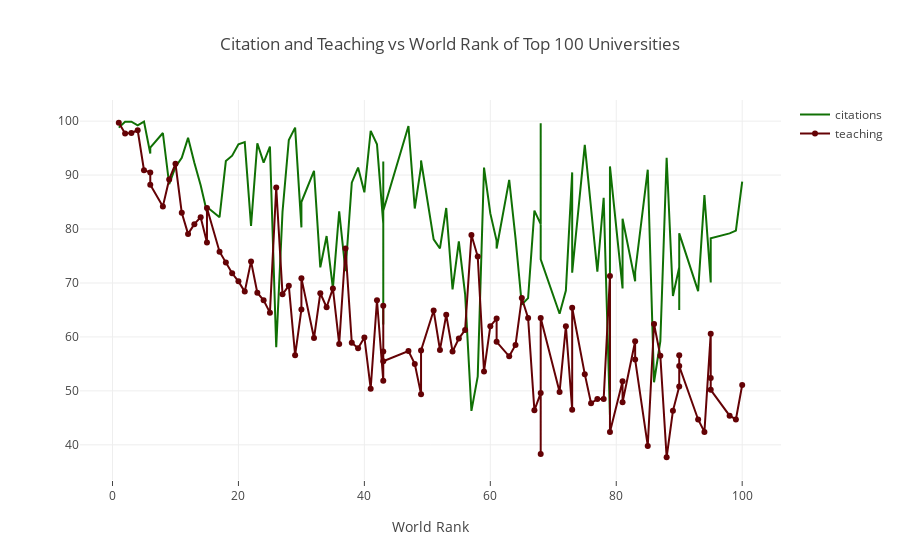

Notebook code for this chart:
### Markdown cell above
**LINE CHARTS**

### Code cell
df=timesData.iloc[:100:]

import plotly.graph_objs as go

trace1= go.Scatter(
                    x=df.world_rank,
                    y=df.citations,
                    mode="lines",
                    name="citations",
                    marker=dict(color='rgb(16,112,4,0.8)'),
                    text=df.university_name
                    )

trace2 = go.Scatter(
                    x=df.world_rank,
                    y=df.teaching,
                    mode="lines+markers",
                    name="teaching",
                    marker=dict(color='rgb(100,2,5,0.5)'),
                    text=df.university_name
                    )

data=[trace1,trace2]#liste
layout=dict(title='Citation and Teaching vs World Rank of Top 100 Universities',xaxis=dict(title='World Rank',ticklen=5,zeroline=False))
fig=dict(data=data,layout=layout)
iplot(fig)

### Figure 1 — Plotly figure (JSON) as saved in the notebook; plotly's stock layout.template omitted (floating-point values rounded to 4 significant figures)
{"data": [{"marker": {"color": "rgb(16,112,4,0.8)"}, "mode": "lines", "name": "citations", "text": ["Harvard University", "California Institute of Technology", "Massachusetts Institute of Technology", "Stanford University", "Princeton University", "University of Cambridge", "University of Oxford", "University of California, Berkeley", "Imperial College London", "Yale University", "University of California, Los Angeles", "University of Chicago", "Johns Hopkins University", "Cornell University", "ETH Zurich – Swiss Federal Institute of Technology Zurich", "University of Michigan", "University of Toronto", "Columbia University", "University of Pennsylvania", "Carnegie Mellon University", "University of Hong Kong", "University College London", "University of Washington", "Duke University", "Northwestern University", "University of Tokyo", "Georgia Institute of Technology", "Pohang University of Science and Technology", "University of California, Santa Barbara", "University of British Columbia", "University of North Carolina at Chapel Hill", "University of California, San Diego", "University of Illinois at Urbana-Champaign", "National University of Singapore", "McGill University", "University of Melbourne", "Peking University", "Washington University in St Louis", "École Polytechnique", "University of Edinburgh", "Hong Kong University of Science and Technology", "École Normale Supérieure", "Australian National University", "Karolinska Institute", "University of Göttingen", "University of Wisconsin", "Rice University", "École Polytechnique Fédérale de Lausanne", "University of California, Irvine", "University of Science and Technology of China", "Vanderbilt University", "University of Minnesota", "Tufts University", "University of California, Davis", "Brown University", "University of Massachusetts", "Kyoto University", "Tsinghua University", "Boston University", "New York University", "Emory University", "LMU Munich", "University of Notre Dame", "University of Pittsburgh", "Case Western Reserve University", "Ohio State University", "University of Colorado Boulder", "University of Bristol", "University of California, Santa Cruz", "Yeshiva University", "University of Sydney", "University of Virginia", "University of Adelaide", "University of Southern California", "William & Mary", "Trinity College Dublin", "King’s College London", "Stony Brook University", "Korea Advanced Institute of Science and Technology (KAIST)", "University of Sussex", "The University of Queensland", "University of York", "Heidelberg University", "University of Utah", "Durham University", "London School of Economics and Political Science", "University of Manchester", "Royal Holloway, University of London", "Lund University", "University of Southampton", "University of Zurich", "Wake Forest University", "McMaster University", "University College Dublin", "George Washington University", "University of Arizona", "University of Basel", "University of Maryland, College Park", "Dartmouth College", "École Normale Supérieure de Lyon"], "type": "scatter", "uid": "c77837fc-8b74-4511-aae4-594947cd95b9", "x": ["1", "2", "3", "4", "5", "6", "6", "8", "9", "10", "11", "12", "13", "14", "15", "15", "17", "18", "19", "20", "21", "22", "23", "24", "25", "26", "27", "28", "29", "30", "30", "32", "33", "34", "35", "36", "37", "38", "39", "40", "41", "42", "43", "43", "43", "43", "47", "48", "49", "49", "51", "52", "53", "54", "55", "56", "57", "58", "59", "60", "61", "61", "63", "64", "65", "66", "67", "68", "68", "68", "71", "72", "73", "73", "75", "76", "77", "78", "79", "79", "81", "81", "83", "83", "85", "86", "87", "88", "89", "90", "90", "90", "93", "94", "95", "95", "95", "98", "99", "100"], "y": [98.8, 99.9, 99.9, 99.2, 99.9, 94, 95.1, 97.8, 88.3, 91.5, 93.2, 96.9, 92.3, 88.1, 83.1, 84.1, 82.2, 92.6, 93.6, 95.7, 96.1, 80.6, 95.9, 92.3, 95.3, 58.1, 83.2, 96.5, 98.8, 80.3, 85, 90.8, 72.9, 78.7, 69, 83.3, 72.2, 88.6, 91.4, 86.8, 98.2, 95.7, 81, 62.3, 92.5, 83.4, 99.1, 83.8, 91.6, 92.7, 78.1, 76.4, 83.9, 68.8, 77.7, 67.9, 46.3, 52.7, 91.4, 82.9, 77.8, 76.4, 89.1, 78.3, 66, 67.2, 83.4, 80.9, 99.6, 74.4, 64.3, 68.6, 90.5, 71.9, 95.6, 84.4, 72.1, 85.8, 45.5, 91.6, 69, 81.9, 70.3, 72, 91, 51.6, 59.2, 93.2, 67.6, 72.9, 65, 79.2, 68.5, 86.3, 70.2, 70.1, 78.3, 79.2, 79.7, 88.8]}, {"marker": {"color": "rgb(100,2,5,0.5)"}, "mode": "lines+markers", "name": "teaching", "text": ["Harvard University", "California Institute of Technology", "Massachusetts Institute of Technology", "Stanford University", "Princeton University", "University of Cambridge", "University of Oxford", "University of California, Berkeley", "Imperial College London", "Yale University", "University of California, Los Angeles", "University of Chicago", "Johns Hopkins University", "Cornell University", "ETH Zurich – Swiss Federal Institute of Technology Zurich", "University of Michigan", "University of Toronto", "Columbia University", "University of Pennsylvania", "Carnegie Mellon University", "University of Hong Kong", "University College London", "University of Washington", "Duke University", "Northwestern University", "University of Tokyo", "Georgia Institute of Technology", "Pohang University of Science and Technology", "University of California, Santa Barbara", "University of British Columbia", "University of North Carolina at Chapel Hill", "University of California, San Diego", "University of Illinois at Urbana-Champaign", "National University of Singapore", "McGill University", "University of Melbourne", "Peking University", "Washington University in St Louis", "École Polytechnique", "University of Edinburgh", "Hong Kong University of Science and Technology", "École Normale Supérieure", "Australian National University", "Karolinska Institute", "University of Göttingen", "University of Wisconsin", "Rice University", "École Polytechnique Fédérale de Lausanne", "University of California, Irvine", "University of Science and Technology of China", "Vanderbilt University", "University of Minnesota", "Tufts University", "University of California, Davis", "Brown University", "University of Massachusetts", "Kyoto University", "Tsinghua University", "Boston University", "New York University", "Emory University", "LMU Munich", "University of Notre Dame", "University of Pittsburgh", "Case Western Reserve University", "Ohio State University", "University of Colorado Boulder", "University of Bristol", "University of California, Santa Cruz", "Yeshiva University", "University of Sydney", "University of Virginia", "University of Adelaide", "University of Southern California", "William & Mary", "Trinity College Dublin", "King’s College London", "Stony Brook University", "Korea Advanced Institute of Science and Technology (KAIST)", "University of Sussex", "The University of Queensland", "University of York", "Heidelberg University", "University of Utah", "Durham University", "London School of Economics and Political Science", "University of Manchester", "Royal Holloway, University of London", "Lund University", "University of Southampton", "University of Zurich", "Wake Forest University", "McMaster University", "University College Dublin", "George Washington University", "University of Arizona", "University of Basel", "University of Maryland, College Park", "Dartmouth College", "École Normale Supérieure de Lyon"], "type": "scatter", "uid": "d7a14636-3cb8-49c0-b4f3-707431630893", "x": ["1", "2", "3", "4", "5", "6", "6", "8", "9", "10", "11", "12", "13", "14", "15", "15", "17", "18", "19", "20", "21", "22", "23", "24", "25", "26", "27", "28", "29", "30", "30", "32", "33", "34", "35", "36", "37", "38", "39", "40", "41", "42", "43", "43", "43", "43", "47", "48", "49", "49", "51", "52", "53", "54", "55", "56", "57", "58", "59", "60", "61", "61", "63", "64", "65", "66", "67", "68", "68", "68", "71", "72", "73", "73", "75", "76", "77", "78", "79", "79", "81", "81", "83", "83", "85", "86", "87", "88", "89", "90", "90", "90", "93", "94", "95", "95", "95", "98", "99", "100"], "y": [99.7, 97.7, 97.8, 98.3, 90.9, 90.5, 88.2, 84.2, 89.2, 92.1, 83, 79.1, 80.9, 82.2, 77.5, 83.9, 75.8, 73.8, 71.8, 70.3, 68.4, 74, 68.2, 66.8, 64.5, 87.7, 67.9, 69.5, 56.6, 65.1, 70.9, 59.8, 68.1, 65.5, 69, 58.7, 76.4, 58.9, 57.9, 59.9, 50.4, 66.8, 51.9, 65.8, 57.3, 55.5, 57.4, 55, 49.4, 57.5, 64.9, 57.6, 64.1, 57.3, 59.7, 61.3, 78.9, 74.9, 53.6, 62, 63.4, 59.1, 56.4, 58.5, 67.2, 63.5, 46.4, 49.6, 38.3, 63.5, 49.8, 62, 46.5, 65.4, 53.1, 47.7, 48.5, 48.5, 71.3, 42.4, 51.8, 47.9, 59.2, 55.8, 39.8, 62.4, 56.5, 37.7, 46.3, 50.8, 56.6, 54.6, 44.7, 42.4, 60.6, 52.4, 50.2, 45.4, 44.7, 51.1]}], "layout": {"title": {"text": "Citation and Teaching vs World Rank of Top 100 Universities"}, "xaxis": {"ticklen": 5, "title": {"text": "World Rank"}, "zeroline": false}}}
